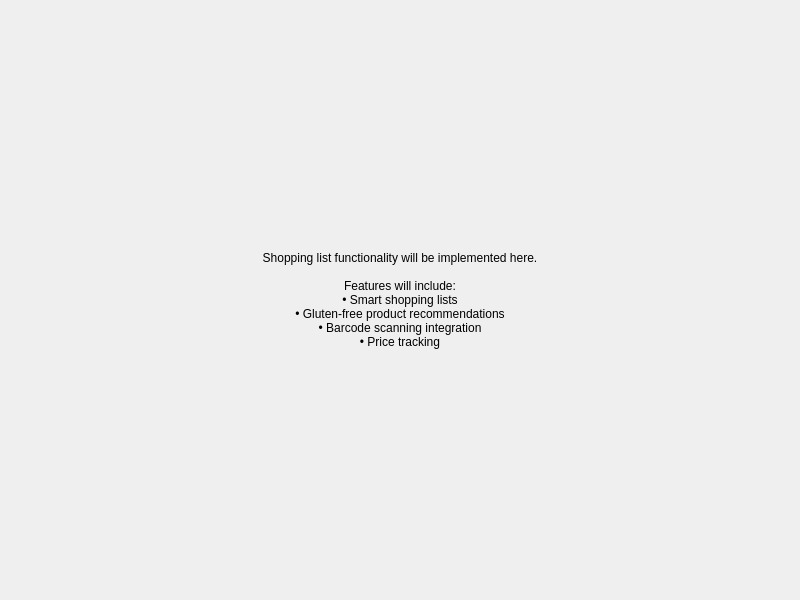
<?xml version="1.0" encoding="UTF-8"?>
<ui version="4.0">
 <class>ShoppingListPanel</class>
 <widget class="QWidget" name="ShoppingListPanel">
  <property name="geometry">
   <rect>
    <x>0</x>
    <y>0</y>
    <width>800</width>
    <height>600</height>
   </rect>
  </property>
  <layout class="QVBoxLayout" name="verticalLayout">
   <property name="spacing">
    <number>10</number>
   </property>
   <property name="leftMargin">
    <number>10</number>
   </property>
   <property name="topMargin">
    <number>10</number>
   </property>
   <property name="rightMargin">
    <number>10</number>
   </property>
   <property name="bottomMargin">
    <number>10</number>
   </property>
   <item>
    <widget class="QLabel" name="placeholderLabel">
     <property name="text">
      <string>Shopping list functionality will be implemented here.

Features will include:
• Smart shopping lists
• Gluten-free product recommendations
• Barcode scanning integration
• Price tracking</string>
     </property>
     <property name="alignment">
      <set>Qt::AlignCenter</set>
     </property>
     <property name="wordWrap">
      <bool>true</bool>
     </property>
    </widget>
   </item>
  </layout>
 </widget>
 <resources/>
 <connections/>
</ui>
